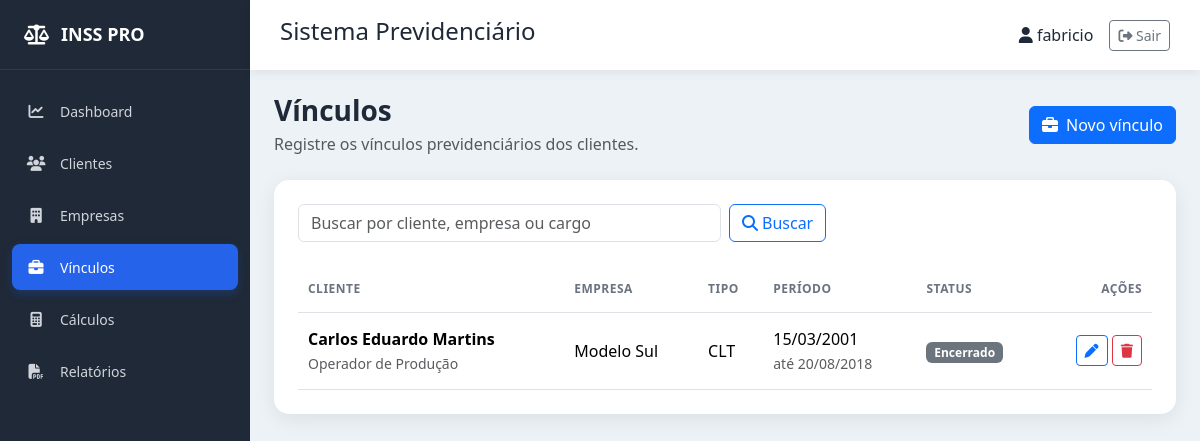
The app's page /vinculos/ (signed in), older data.
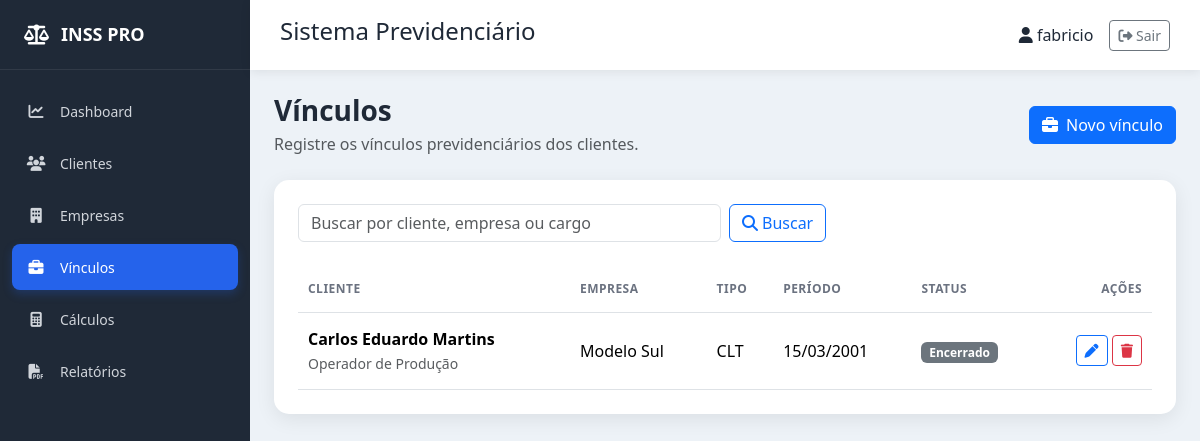
The same page, newer data.
### vinculos/models.py (models this page shows, shortened)
class Vinculo(models.Model):
    TIPOS = [
        ("CLT", "CLT"),
        ("Autônomo", "Autônomo"),
        ("Doméstico", "Empregado doméstico"),
        ("Rural", "Trabalhador rural"),
        ("Servidor", "Servidor público"),
        ("Outro", "Outro"),
    ]
    STATUS = [("Ativo", "Ativo"), ("Encerrado", "Encerrado")]
    cliente = models.ForeignKey(Cliente, on_delete=models.PROTECT, related_name="vinculos")
    empresa = models.ForeignKey(Empresa, on_delete=models.PROTECT, related_name="vinculos")
    tipo = models.CharField(max_length=20, choices=TIPOS)
    cargo = models.CharField(max_length=120, blank=True)
    data_inicio = models.DateField()
    data_fim = models.DateField(blank=True, null=True)
    salario = models.DecimalField(max_digits=12, decimal_places=2, blank=True, null=True)
    status = models.CharField(max_length=10, choices=STATUS, default="Ativo")
    observacoes = models.TextField(blank=True)
    criado_em = models.DateTimeField(auto_now_add=True)
    atualizado_em = models.DateTimeField(auto_now=True)
    class Meta:
        ordering = ["-data_inicio", "cliente__nome"]
        verbose_name = "Vínculo"
        verbose_name_plural = "Vínculos"

### clientes/models.py (models this page shows, shortened)
class Cliente(models.Model):
    SEXO = [
        ("M", "Masculino"),
        ("F", "Feminino"),
    ]
    ESTADO_CIVIL = [
        ("Solteiro", "Solteiro"),
        ("Casado", "Casado"),
        ("Divorciado", "Divorciado"),
        ("Viúvo", "Viúvo"),
        ("União Estável", "União Estável"),
    ]
    nome = models.CharField(
        max_length=200
    )
    cpf = models.CharField(
        max_length=14,
        unique=True
    )
    rg = models.CharField(
        max_length=20,
        blank=True
    )
    nascimento = models.DateField()
    sexo = models.CharField(
        max_length=1,
        choices=SEXO
    )
    estado_civil = models.CharField(
        max_length=20,
        choices=ESTADO_CIVIL,
        blank=True
    )
    telefone = models.CharField(
        max_length=20,
        blank=True
    )
    celular = models.CharField(
        max_length=20,
        blank=True
    )
    email = models.EmailField(
        blank=True
    )
    cep = models.CharField(
        max_length=10,
        blank=True
    )
    endereco = models.CharField(
        max_length=200,
        blank=True
    )
    numero = models.CharField(
        max_length=10,
        blank=True
    )
    complemento = models.CharField(
        max_length=100,
        blank=True
    )
    bairro = models.CharField(
        max_length=100,
        blank=True
    )
    cidade = models.CharField(
        max_length=100,
        blank=True
    )
    estado = models.CharField(
        max_length=2,
        blank=True
    )
    pis = models.CharField(
        max_length=20,
        blank=True
    )
    beneficio = models.CharField(
        max_length=30,
        blank=True
    )
    observacoes = models.TextField(
        blank=True
    )
    criado_em = models.DateTimeField(
        auto_now_add=True
    )
    atualizado_em = models.DateTimeField(
        auto_now=True
    )
    class Meta:
        ordering = ["nome"]
        verbose_name = "Cliente"
        verbose_name_plural = "Clientes"

### empresas/models.py (models this page shows)
class Empresa(models.Model):
    razao_social = models.CharField(max_length=200)
    nome_fantasia = models.CharField(max_length=200, blank=True)
    cnpj = models.CharField(max_length=18, unique=True)
    inscricao_estadual = models.CharField(max_length=30, blank=True)
    telefone = models.CharField(max_length=20, blank=True)
    email = models.EmailField(blank=True)
    cep = models.CharField(max_length=10, blank=True)
    endereco = models.CharField(max_length=200, blank=True)
    numero = models.CharField(max_length=10, blank=True)
    complemento = models.CharField(max_length=100, blank=True)
    bairro = models.CharField(max_length=100, blank=True)
    cidade = models.CharField(max_length=100, blank=True)
    estado = models.CharField(max_length=2, blank=True)
    observacoes = models.TextField(blank=True)
    criado_em = models.DateTimeField(auto_now_add=True)
    atualizado_em = models.DateTimeField(auto_now=True)
    class Meta:
        ordering = ["razao_social"]
        verbose_name = "Empresa"
        verbose_name_plural = "Empresas"
    def __str__(self):
        return self.nome_fantasia or self.razao_social

### vinculos/views.py (the view)
# urls.py: path("vinculos/", views.lista, name="lista"),
def lista(request):
    termo = request.GET.get("q", "").strip()
    vinculos = Vinculo.objects.select_related("cliente", "empresa")
    if termo:
        vinculos = vinculos.filter(Q(cliente__nome__icontains=termo) | Q(empresa__razao_social__icontains=termo) | Q(empresa__nome_fantasia__icontains=termo) | Q(cargo__icontains=termo))
    return render(request, "vinculos/lista.html", {"vinculos": vinculos, "termo": termo})

### templates/vinculos/lista.html (shortened to what this page needs)
{% extends "base.html" %}
{% block content %}
<div class="page-header d-flex flex-wrap justify-content-between align-items-center gap-3 mb-4"><div><h1 class="h3 mb-1">Vínculos</h1><p class="text-muted mb-0">Registre os vínculos previdenciários dos clientes.</p></div><a href="{% url 'vinculos:cadastrar' %}" class="btn btn-primary"><i class="fa-solid fa-briefcase me-2"></i>Novo vínculo</a></div>
<div class="card content-card"><div class="card-body p-4"><form method="get" class="row g-2 mb-4"><div class="col-md-8 col-lg-6"><input type="search" name="q" value="{{ termo }}" class="form-control" placeholder="Buscar por cliente, empresa ou cargo"></div><div class="col-auto"><button class="btn btn-outline-primary" type="submit"><i class="fa-solid fa-magnifying-glass me-1"></i>Buscar</button></div>{% if termo %}<div class="col-auto"><a href="{% url 'vinculos:lista' %}" class="btn btn-outline-secondary">Limpar</a></div>{% endif %}</form><div class="table-responsive"><table class="table align-middle mb-0"><thead><tr><th>Cliente</th><th>Empresa</th><th>Tipo</th><th>Período</th><th>Status</th><th class="text-end">Ações</th></tr></thead><tbody>{% for vinculo in vinculos %}<tr><td><strong>{{ vinculo.cliente.nome }}</strong><br><small class="text-muted">{{ vinculo.cargo|default:"Cargo não informado" }}</small></td><td>{{ vinculo.empresa }}</td><td>{{ vinculo.get_tipo_display }}</td><td>{{ vinculo.data_inicio|date:"d/m/Y" }}{% if vinculo.data_fim %}<br><small class="text-muted">até {{ vinculo.data_fim|date:"d/m/Y" }}</small>{% endif %}</td><td><span class="badge {% if vinculo.status == 'Ativo' %}text-bg-success{% else %}text-bg-secondary{% endif %}">{{ vinculo.status }}</span></td><td class="text-end text-nowrap"><a href="{% url 'vinculos:editar' vinculo.pk %}" class="btn btn-sm btn-outline-primary" aria-label="Editar vínculo"><i class="fa-solid fa-pen"></i></a> <a href="{% url 'vinculos:excluir' vinculo.pk %}" class="btn btn-sm btn-outline-danger" aria-label="Excluir vínculo"><i class="fa-solid fa-trash"></i></a></td></tr>{% empty %}<tr><td colspan="6" class="text-center py-5 text-muted"><i class="fa-solid fa-briefcase fs-2 d-block mb-2"></i>{% if termo %}Nenhum vínculo encontrado para a busca.{% else %}Nenhum vínculo cadastrado ainda.{% endif %}</td></tr>{% endfor %}</tbody></table></div></div></div>
{% endblock %}

Row changes from the older to the newer data that the page shows:
changed Vinculo "CLT": data_fim "20/08/2018" → (not shown)
